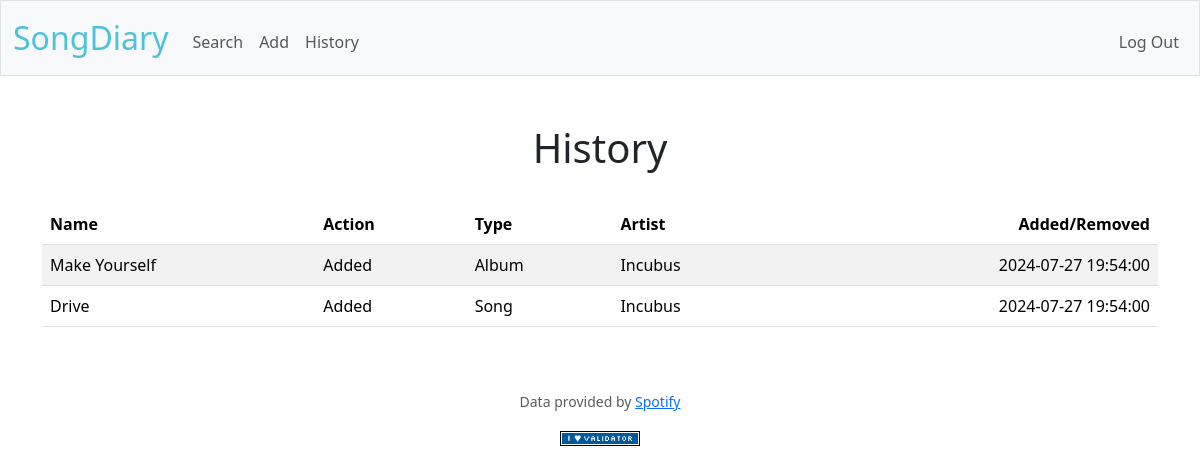
The app's page /history (signed in) with its own data.
### tables this page shows
CREATE TABLE "history" (
	"curation_id"	INTEGER NOT NULL,
	"user_id"	INTEGER NOT NULL,
	"artist_id"	INTEGER NOT NULL,
	"album_id"	INTEGER NOT NULL,
	"song_id"	INTEGER,
	"curation_type"	TEXT NOT NULL,
	"curation_item"	TEXT NOT NULL,
	"curation_time"	DATETIME NOT NULL,
	PRIMARY KEY("curation_id" AUTOINCREMENT),
	FOREIGN KEY("album_id") REFERENCES "albums"("album_id"),
	FOREIGN KEY("artist_id") REFERENCES "artists"("artist_id"),
	FOREIGN KEY("song_id") REFERENCES "songs"("song_id"),
	FOREIGN KEY("user_id") REFERENCES "users"("id")
);

CREATE TABLE "albums" (
	"album_id"	INTEGER NOT NULL,
	"album_name"	TEXT NOT NULL,
	"artist_id"	INTEGER NOT NULL,
	"genre"	TEXT,
	"release_date"	DATE,
	"album_link"	TEXT,
	"album_artwork"	TEXT,
	"add_time"	DATETIME,
	PRIMARY KEY("album_id" AUTOINCREMENT),
	FOREIGN KEY("artist_id") REFERENCES "artists"("artist_id")
);

CREATE TABLE "artists" (
	"artist_id"	INTEGER NOT NULL,
	"artist_name"	TEXT NOT NULL,
	"genre"	TEXT,
	"artist_link"	TEXT,
	"artist_image"	TEXT,
	PRIMARY KEY("artist_id" AUTOINCREMENT)
);

### app.py (the view)
@app.route("/history", methods=["GET"])
@login_required
def history():
    if request.method == "GET":
        history_query = ("SELECT COALESCE(songs.song_name, '') AS song_name, albums.album_name, artists.artist_name, curation_type, curation_item, curation_time "
                         "FROM history "
                         "LEFT JOIN songs ON history.song_id = songs.song_id "
                         "LEFT JOIN albums ON history.album_id = albums.album_id "
                         "LEFT JOIN artists ON history.artist_id = artists.artist_id "
                         "WHERE history.user_id = ? "
                         "ORDER BY history.curation_time DESC ")
        history = db.execute(history_query, session["user_id"])
        return render_template("history.html", history=history)

### app.py (called while the page is built)
@app.after_request
def after_request(response):
    response.headers["Cache-Control"] = "no-cache, no-store, must-revalidate"
    response.headers["Expires"] = 0
    response.headers["Pragma"] = "no-cache"
    return response

### helpers.py (called while the page is built)
def login_required(f):
    @wraps(f)
    def decorated_function(*args, **kwargs):
        if session.get("user_id") is None:
            return redirect("/login")
        return f(*args, **kwargs)
    return decorated_function

### templates/history.html (shortened to what this page needs)
{% extends "layout.html" %}
{% block main %}
<h1>History</h1>
<br>
<table class="table table-striped" id="history_table">
    <thead>
        <tr>
            <th class="text-start">Name</th>
            <th class="text-start">Action</th>
            <th class="text-start">Type</th>
            <th class="text-start">Artist</th>
            <th class="text-end">Added/Removed</th>
        </tr>
    </thead>
    <tbody>
        {% for record in history %}
            {% if record.curation_type == 'add' %}
                {% if record.curation_item == 'song' %}
                    <tr>
                        <td class="text-start">{{ record.song_name }}</td>
                        <td class="text-start">Added</td>
                        <td class="text-start">Song</td>
                        <td class="text-start">{{ record.artist_name }}</td>
                        <td class="text-end">{{ record.curation_time }}</td>
                    </tr>
                {% else %}
                <tr>
                    <td class="text-start">{{ record.album_name }}</td>
                    <td class="text-start">Added</td>
                    <td class="text-start">Album</td>
                    <td class="text-start">{{ record.artist_name }}</td>
                    <td class="text-end">{{ record.curation_time }}</td>
                </tr>
                {% endif %}
        {% endif %}
        {% endfor %}
    </tbody>
</table>
{% endblock %}

### records on screen
history: album_name "Make Yourself", artist_name "Incubus", curation_time "2024-07-27 19:54:00"
history: song_name "Drive", artist_name "Incubus", curation_time "2024-07-27 19:54:00"
